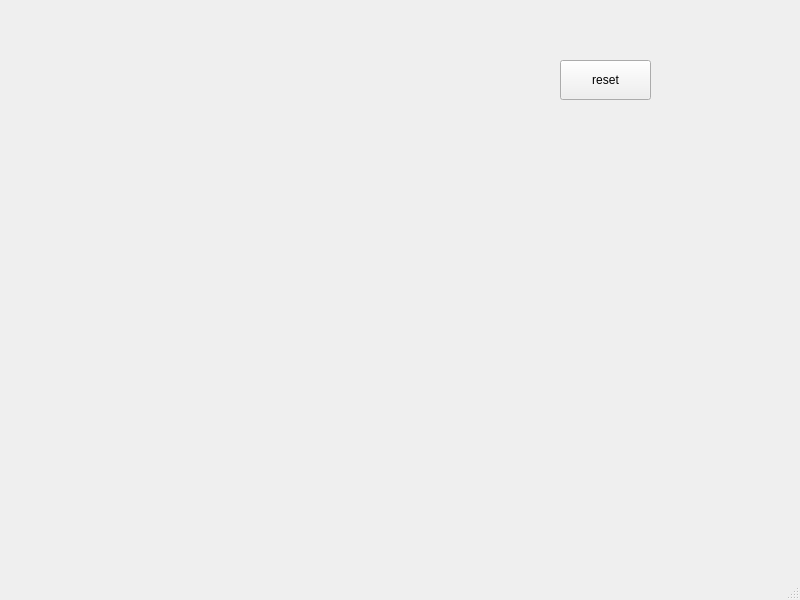
<?xml version="1.0" encoding="UTF-8"?>
<ui version="4.0">
 <class>pb</class>
 <widget class="QMainWindow" name="pb">
  <property name="geometry">
   <rect>
    <x>0</x>
    <y>0</y>
    <width>800</width>
    <height>600</height>
   </rect>
  </property>
  <property name="windowTitle">
   <string>MainWindow</string>
  </property>
  <property name="iconSize">
   <size>
    <width>40</width>
    <height>40</height>
   </size>
  </property>
  <widget class="QWidget" name="centralwidget">
   <widget class="QPushButton" name="reset">
    <property name="geometry">
     <rect>
      <x>560</x>
      <y>60</y>
      <width>91</width>
      <height>40</height>
     </rect>
    </property>
    <property name="text">
     <string>reset</string>
    </property>
   </widget>
  </widget>
  <widget class="QMenuBar" name="menubar">
   <property name="geometry">
    <rect>
     <x>0</x>
     <y>0</y>
     <width>800</width>
     <height>21</height>
    </rect>
   </property>
  </widget>
  <widget class="QStatusBar" name="statusbar"/>
 </widget>
 <resources/>
 <connections/>
</ui>
